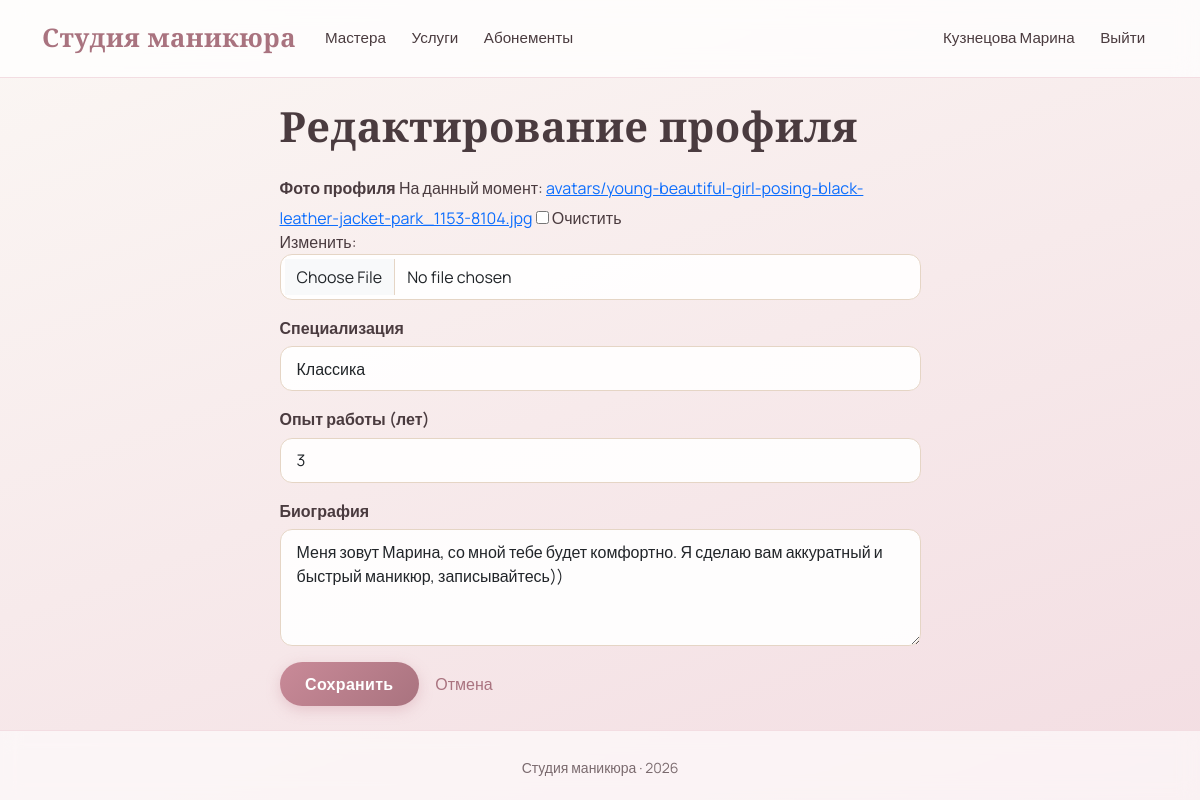
The app's page /accounts/account/master/edit/ (signed in) with its own data.
### accounts/models.py (models this page shows, shortened)
class User(AbstractUser):
    class Role(models.TextChoices):
        CLIENT = 'client', 'Клиент'
        MASTER = 'master', 'Мастер'
        ADMIN = 'admin', 'Администратор'
    role = models.CharField(
        'Роль',
        max_length=20,
        choices=Role.choices,
        default=Role.CLIENT,
    )
    email = models.EmailField('Эл. почта', unique=True)
    username = models.CharField(
        'Имя пользователя',
        max_length=150,
        unique=False,  # разрешаем повторяющиеся имена
    )
    full_name = models.CharField('ФИО', max_length=100, blank=True)
    phone = models.CharField('Телефон', max_length=20, blank=True)
    created_at = models.DateTimeField('Дата регистрации', auto_now_add=True)
    must_change_password = models.BooleanField(
        'Требуется смена пароля',
        default=False,
        help_text='Если включено, пользователь будет обязан сменить пароль при следующем входе.',
    )
    class Meta:
        verbose_name = 'Пользователь'
        verbose_name_plural = 'Пользователи'
    @property
    def display_name(self):
        if self.full_name:
            return self.full_name
        combined = f'{self.first_name} {self.last_name}'.strip()
        if combined:
            return combined
        return self.username
    @property
    def is_master(self):
        return self.role == self.Role.MASTER

class MasterProfile(models.Model):
    user = models.OneToOneField(
        User,
        on_delete=models.CASCADE,
        related_name='master_profile',
        verbose_name='Пользователь',
    )
    specialization = models.CharField('Специализация', max_length=100, blank=True)
    experience_years = models.PositiveIntegerField('Опыт работы (лет)', default=0)
    biography = models.TextField('Биография', blank=True)
    avatar = models.ImageField('Фото профиля', upload_to='avatars/', null=True, blank=True)
    class Meta:
        verbose_name = 'Профиль мастера'
        verbose_name_plural = 'Профили мастеров'

### accounts/views.py (the view)
# urls.py: path('account/master/edit/', views.edit_master_profile, name='edit_master_profile'),
@login_required
def edit_master_profile(request):
    if not request.user.is_master:
        messages.error(request, 'Доступно только мастерам.')
        return redirect('account')
    profile = request.user.master_profile
    if request.method == 'POST':
        form = MasterProfileForm(request.POST, request.FILES, instance=profile)
        if form.is_valid():
            form.save()
            messages.success(request, 'Профиль обновлён.')
            return redirect('account')
    else:
        form = MasterProfileForm(instance=profile)
    return render(request, 'accounts/edit_master_profile.html', {'form': form})

### accounts/forms.py
class MasterProfileForm(forms.ModelForm):
    class Meta:
        model = MasterProfile
        fields = ('avatar', 'specialization', 'experience_years', 'biography')
        widgets = {
            'avatar': forms.ClearableFileInput(attrs={'class': 'form-control'}),
            'specialization': forms.TextInput(attrs={'class': 'form-control'}),
            'experience_years': forms.NumberInput(attrs={'class': 'form-control'}),
            'biography': forms.Textarea(attrs={'class': 'form-control', 'rows': 4}),
        }

### templates/accounts/edit_master_profile.html (shortened to what this page needs)
{% extends 'base.html' %}
{% block content %}
<div class="row justify-content-center">
    <div class="col-md-7">
        <h1 class="mb-4">Редактирование профиля</h1>
        <form method="post" enctype="multipart/form-data">
            {% for field in form %}
                <div class="mb-3">
                    <label class="form-label">{{ field.label }}</label>
                    {{ field }}
                </div>
            {% endfor %}
            <button type="submit" class="btn btn-dark">Сохранить</button>
            <a href="{% url 'account' %}" class="btn btn-link">Отмена</a>
        </form>
    </div>
</div>
{% endblock %}

### templates/base.html (shortened to what this page needs)
{% load static %}
<!DOCTYPE html>
<html lang="ru">
<head>
    <link href="https://cdn.jsdelivr.net/npm/bootstrap@5.3.3/dist/css/bootstrap.min.css" rel="stylesheet">
    <link href="{% static 'css/style.css' %}" rel="stylesheet">
</head>
<body>
<nav class="navbar navbar-expand-lg">
    <div class="container">
        <a class="navbar-brand" href="{% url 'home' %}">Студия маникюра</a>
        <div class="collapse navbar-collapse">
            <ul class="navbar-nav me-auto">
                <li class="nav-item"><a class="nav-link" href="{% url 'home' %}">Мастера</a></li>
                <li class="nav-item"><a class="nav-link" href="{% url 'service_list' %}">Услуги</a></li>
                <li class="nav-item"><a class="nav-link" href="{% url 'subscription_list' %}">Абонементы</a></li>
            </ul>
            <ul class="navbar-nav">
                {% if user.is_authenticated %}
                    <li class="nav-item"><a class="nav-link" href="{% url 'account' %}">{{ user.display_name }}</a></li>
                    <li class="nav-item">
                        <form action="{% url 'logout' %}" method="post" class="d-inline">
                            <button type="submit" class="btn btn-link nav-link">Выйти</button>
                        </form>
                    </li>
                {% else %}
                    <li class="nav-item"><a class="nav-link" href="{% url 'login' %}">Войти</a></li>
                    <li class="nav-item"><a class="nav-link" href="{% url 'register' %}">Регистрация</a></li>
                {% endif %}
            </ul>
        </div>
    </div>
</nav>
<main class="container my-4">
    {% block content %}{% endblock %}
</main>
<footer>
    <div class="container text-center">
        <small>Студия маникюра · 2026</small>
    </div>
</footer>
</body>
</html>

### static/css/style.css (style rules this page uses)
:root { --cream: #FBF7F4; --blush: #F3DDE2; --rose: #E8B4BC; --rose-deep: #C98A98; --mauve: #A9737F; --beige: #EFE6DD; --beige-warm: #E5D5C5; --ink: #4A3B3F; --ink-soft: #7A6A6E; --white: #FFFFFF; --shadow-soft: 0 10px 40px rgba(169, 115, 127, 0.12); --shadow-card: 0 4px 24px rgba(169, 115, 127, 0.10); --shadow-hover: 0 16px 48px rgba(169, 115, 127, 0.20); --radius: 18px; --radius-sm: 12px; }
html, body { height: 100%; }
body { display: flex; flex-direction: column; min-height: 100vh; margin: 0; font-family: 'Manrope', sans-serif; color: var(--ink); background: linear-gradient(160deg, var(--cream) 0%, var(--blush) 100%); background-attachment: fixed; }
main { flex: 1 0 auto; }
footer { flex-shrink: 0; }
h1, h2, h3, h4, h5, .display-4 { font-family: 'Cormorant Garamond', serif; font-weight: 600; color: var(--ink); letter-spacing: 0.3px; }
h1 { font-size: 2.6rem; }
.navbar { background: rgba(255, 255, 255, 0.75) !important; backdrop-filter: blur(12px); border-bottom: 1px solid var(--blush) !important; padding-top: 0.9rem; padding-bottom: 0.9rem; }
.navbar-brand { font-family: 'Cormorant Garamond', serif; font-size: 1.6rem !important; font-weight: 700 !important; color: var(--mauve) !important; letter-spacing: 0.5px; }
.navbar .nav-link { color: var(--ink) !important; font-weight: 500; font-size: 0.95rem; margin: 0 0.3rem; transition: color 0.2s ease; }
.btn-dark { background: linear-gradient(135deg, var(--rose-deep) 0%, var(--mauve) 100%); border: none; border-radius: 50px; padding: 0.6rem 1.6rem; font-weight: 600; letter-spacing: 0.3px; box-shadow: 0 4px 14px rgba(201, 138, 152, 0.35); transition: transform 0.2s ease, box-shadow 0.2s ease; }
.btn-link { color: var(--mauve); text-decoration: none; font-weight: 500; }
.form-control, .form-select { border: 1.5px solid var(--beige-warm); border-radius: var(--radius-sm); padding: 0.6rem 1rem; background: rgba(255, 255, 255, 0.9); transition: border-color 0.2s ease, box-shadow 0.2s ease; }
.form-label { font-weight: 600; color: var(--ink); margin-bottom: 0.4rem; }
footer { background: rgba(255, 255, 255, 0.6) !important; backdrop-filter: blur(10px); border-top: 1px solid var(--blush) !important; padding: 1.5rem 0; color: var(--ink-soft); }

### records on screen
User: display_name "Кузнецова Марина"
MasterProfile: form "Классика" "3" "Меня зовут Марина, со мной тебе будет комфортно. Я сделаю вам аккуратный и быстрый маникюр, записывайтесь))"

### other values on screen
{{ field.label }} "Фото профиля" "Специализация" "Опыт работы (лет)" "Биография"
